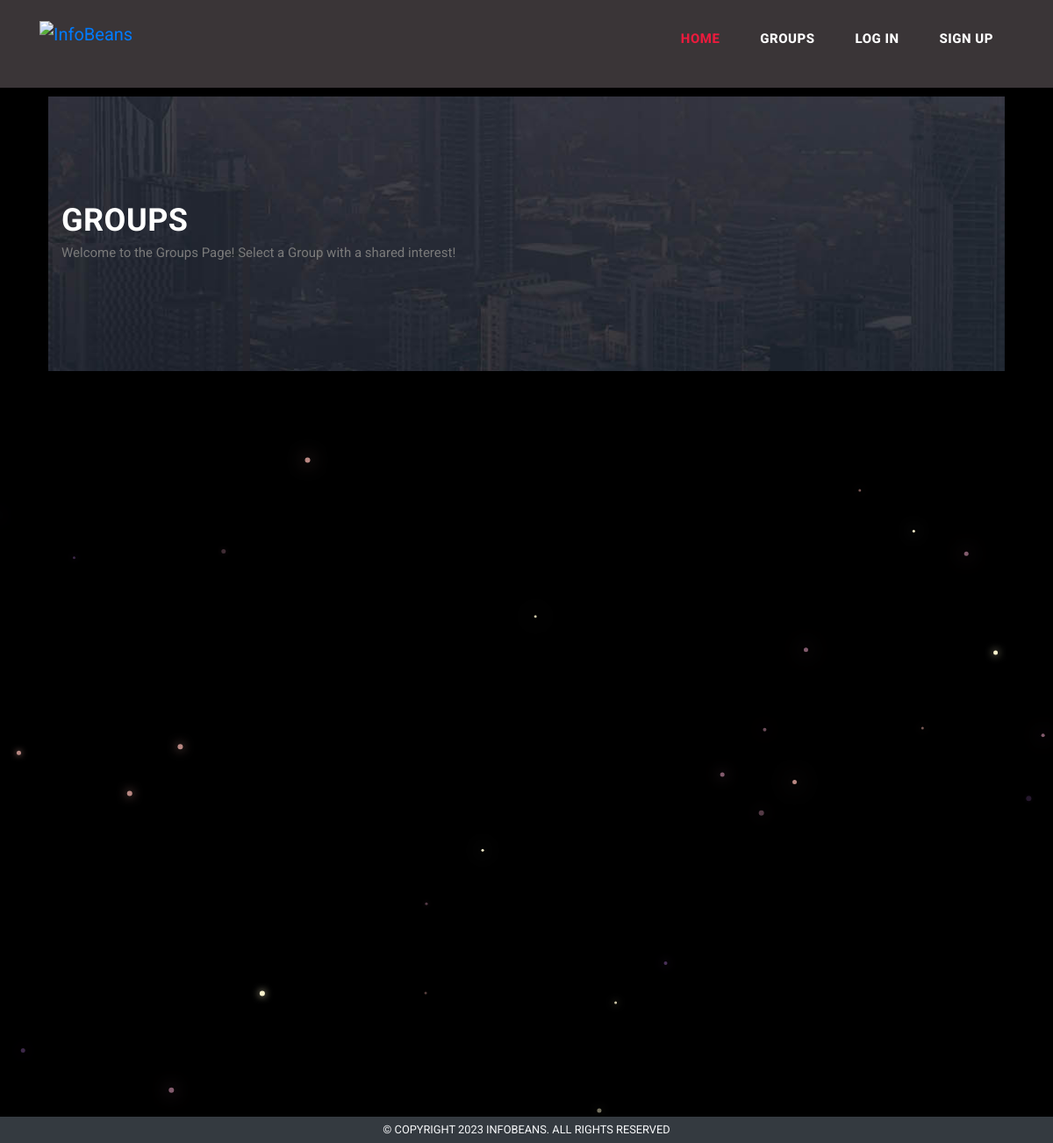
Page /social_app/groups/ on the earlier database version.
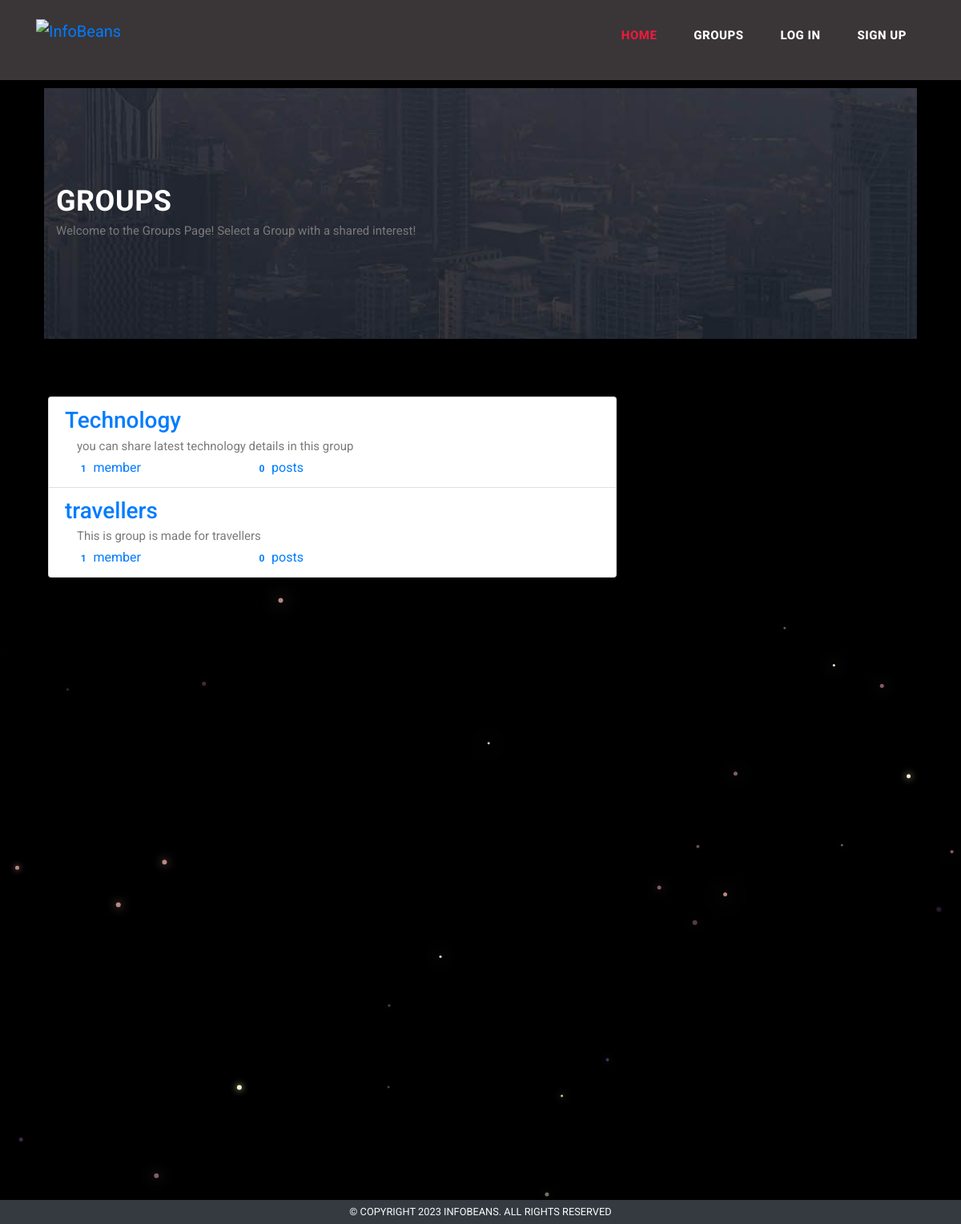
Same page on the later database version.
### groups/models.py (models this page shows, shortened)
class Group(models.Model):
    name = models.CharField(max_length=255, unique=True)
    slug = models.SlugField(allow_unicode=True, unique=True)
    description = models.TextField(blank=True, default='')
    description_html = models.TextField(editable=False, default='', blank=True)
    members = models.ManyToManyField(User,through="GroupMember")
    class Meta:
        app_label = 'groups'
        ordering = ["name"]

### groups/views.py (the view)
# urls.py: path('', views.ListGroups.as_view(), name="all"),
class ListGroups(generic.ListView):
    model = Group

### groups/templates/groups/group_list.html (shortened to what this page needs)
{% extends "groups/group_base.html" %}
{% block pregroup %}
<div class="heading-page header-text">
  <section class="page-heading">
    <div class="container">
      <div class="row">
        <div class="col-lg-12">
          <div class="text-content">
			<h2>Groups</h2>
			<p>Welcome to the Groups Page! Select a Group with a shared interest!</p>
          </div>
        </div>
      </div>
    </div>
  </section>
</div>
{% endblock %}
{% block group_content %}
<div class="col-md-8 mt-5">
	<div class="list-group">
		{% for group in object_list %}
		  <a class="list-group-item" href="{% url 'groups:single' slug=group.slug %}">
			     <h3 class="title list-group-item-heading">{{ group.name }}</h3>
			<div class="list-group-item-text container-fluid">
				{{ group.description_html|safe }}
				<div class="row">
					<div class="col-md-4">
						<span class="badge">{{ group.members.count }}</span> member{{ group.members.count|pluralize }}
					</div>
					<div class="col-md-4">
						<span class="badge">{{ group.posts.count }}</span> post{{ group.posts.count|pluralize }}
					</div>
				</div>
			</div>
		</a>
		{% endfor %}
	</div>
</div>
{% endblock %}

Differences in the rows shown:
added Group: name "Technology", description_html "you can share latest technology details in this group", members.count "1", posts.count "0"
added Group: name "travellers", description_html "This is group is made for travellers", members.count "1", posts.count "0"
